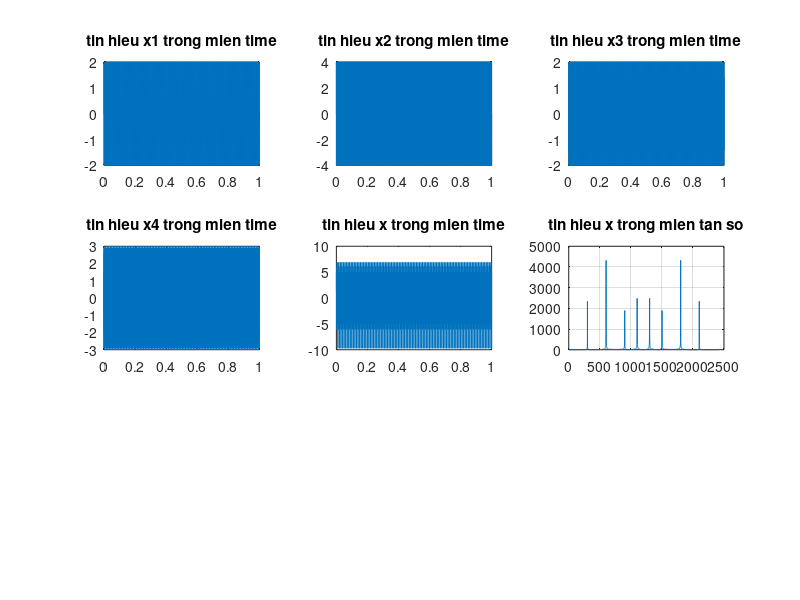
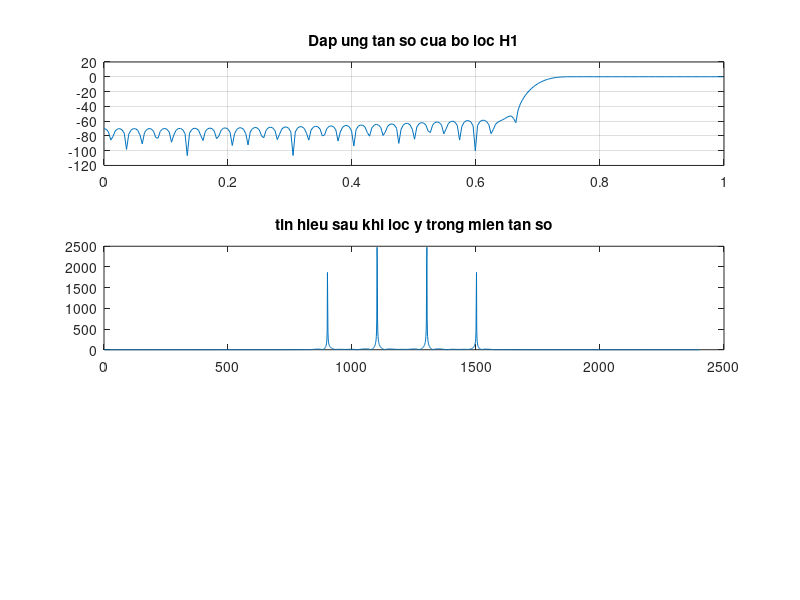

Reproduce these figures in MATLAB, in order. (Note: this script raises an error after producing the figures.)
f1=300;
f2=600;
f3=900;
f4=1100;
Fs=2400;
T=1/Fs;
t=0:T:1;
x1=2*sin(2*pi*f1*t);
x2=4*sin(2*pi*f2*t);
x3=2*cos(2*pi*f3*t);
x4=3*cos(2*pi*f4*t);
x=x1+x2+x3+x4;

figure (1);
subplot(331); plot(t,x1); title('tin hieu x1 trong mien time')
subplot(332); plot(t,x2); title('tin hieu x2 trong mien time')
subplot(333); plot(t,x3); title('tin hieu x3 trong mien time')
subplot(334); plot(t,x4); title('tin hieu x4 trong mien time')
subplot(335); plot(t,x); title('tin hieu x trong mien time')
x_fft=fft(x);
subplot(336); plot(abs(x_fft)); grid on;
title('tin hieu x trong mien tan so')

figure (2);
fc=850;
wn=2*fc/Fs;
N=80;
b=fir1(N,wn,'high'); w=0:2*pi/551:pi; h1=freqz(b,1,w);
subplot(311); plot(w/pi,(20.*log10(abs(h1))));
title('Dap ung tan so cua bo loc H1'); grid on;
y=filter(b,1,x);
y_fft=fft(y); subplot(312); plot(abs(y_fft));
title('tin hieu sau khi loc y trong mien tan so');

figure (3);
fc=850;
w_ham=hamming(80); 
wn=2*fc*pi/Fs;
hd=thongthap(pi,80) - thongthap(wn,80);
h=hd.*w_ham';
w=0:2*pi/551:pi; h2=freqz(h,1,w);
subplot(311);plot(w/pi,(20.*log10(abs(h2))));
title('Dap ung tan so cua bo loc H1'); grid on
y=filter(h,1,x); 
y_fft=fft(y);subplot(312);plot(abs(y_fft));
title('tin hieu sau loc y trong mien tan so');
